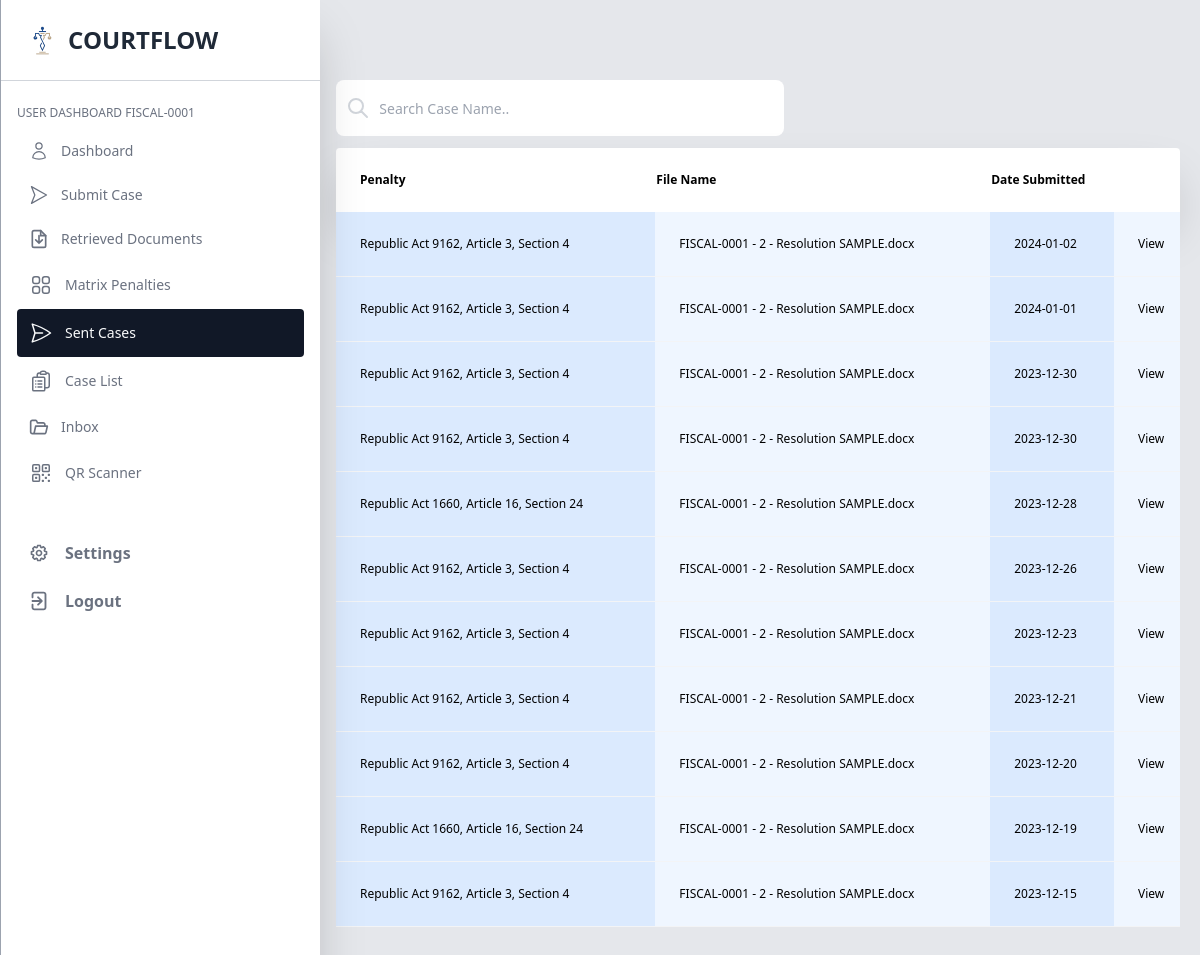
Screenshot of /src/pages/user/userSentCases.php (signed in) with the database file from the repository.
### tables this page shows
CREATE TABLE `v2_fiscal_submit_case` (
  `id` int(11) NOT NULL,
  `V1_CaseId` int(11) NOT NULL,
  `FromEmployee` varchar(50) NOT NULL,
  `Penalty` varchar(200) NOT NULL,
  `FileName` varchar(200) NOT NULL,
  `FileType` varchar(200) NOT NULL,
  `FileSize` int(11) NOT NULL,
  `FileData` blob NOT NULL,
  `DateSubmitted` date NOT NULL,
  `Accepted` tinyint(1) NOT NULL,
  `isReturn` tinyint(1) NOT NULL,
  `isReturnApproved` tinyint(1) NOT NULL,
  `Version` int(11) NOT NULL
);

### src/pages/user/userSentCases.php (the view, shortened to what this page needs)
<?php
include('../../connection/config.php');
$loggedInEmployeeId = $_SESSION['employeeId'] ?? '';
$FiscalSql = "SELECT * FROM v2_fiscal_submit_case ORDER BY id DESC";
$FiscalResult = $conn->query($FiscalSql);
$loggedInRole = $_SESSION['role'] ?? '';
$stmt = $conn->prepare("SELECT * FROM roles WHERE Role=?");
$stmt->bind_param("s", $loggedInRole);
$stmt->execute();
$result = $stmt->get_result();
$row = $result->fetch_assoc();
$SubmitCase = $row['SubmitCase'];
$RetrievedDocuments = $row['RetrievedDocuments'];
$MatrixPenalties = $row['MatrixPenalties'];
$SentCases = $row['SentCases'];
$Inbox = $row['Inbox'];
$CaseList = $row['CaseList'];
$QRScanner = $row['QRScanner'];
?>
<!DOCTYPE html>
<html lang="en">
<head>
    <link href="../../../dist/output.css" rel="stylesheet" />
    <script src="https://cdn.tailwindcss.com"></script>
</head>
<body class="bg-gray-200">
    <div class="hidden lg:block navbar-menu relative z-50">
        <nav class="fixed top-0 left-0 bottom-0 flex flex-col w-3/4 lg:w-80 sm:max-w-xs pt-6 pb-8 bg-white overflow-y-auto border-l border-gray-400 shadow-2xl">
            <div class="flex w-full items-center px-6 pb-6 mb-6 lg:border-b border-gray-300">
                <a class="text-xl text-white font-semibold" href="#">
                    <img class="h-8" src="../../images/CFLogo.png" alt="" width="auto">
                </a>
                <span class="text-2xl text-gray-800 ml-2 inline-block uppercase font-bold">CourtFlow</span>
            </div>
            <div class="px-4 pb-6">
                <?php if (!empty($loggedInRole)) : ?>
                    <h3 class="mb-2 text-xs uppercase text-gray-500 font-medium">User Dashboard <?php echo $loggedInEmployeeId; ?>
                    </h3>
                <?php endif; ?>
                <ul class="text-sm font-medium">
                    <li>
                        <a class="flex items-center pl-3 py-3 pr-2 text-gray-500 hover:bg-gray-700 hover:text-white transition duration-300 border-gray-500 rounded" href="userDashboard.php">
                            <span class="inline-block mr-3">
                            </span>
                            <span>Dashboard</span>
                        </a>
                    </li>
                    <li class="<?php echo ($SubmitCase === 0) ? 'hidden' : ''; ?>">
                        <a class="flex items-center pl-3 py-3 pr-2 text-gray-500 hover:bg-gray-700 hover:text-white transition duration-300 border-gray-500 rounded" href="userSubmitCase.php">
                            <span class="inline-block mr-3">
                                <svg class="w-5 h-5" xmlns="http://www.w3.org/2000/svg" fill="none" viewBox="0 0 24 24" stroke-width="1.5" stroke="currentColor">
                                    <path stroke-linecap="round" stroke-linejoin="round" d="M21 12L3 22l4-10-4-10 18 10z">
                                    </path>
                                    </svg>
                            </span>
                            <span>Submit Case</span>
                        </a>
                    </li>
                    <li class="<?php echo ($RetrievedDocuments === 0) ? 'hidden' : ''; ?>">
                        <a href="userRetrievedDocuments.php" class="flex items-center pl-3 py-3 pr-2 text-gray-500 hover:bg-gray-700 hover:text-white transition duration-300 border-gray-500 rounded">
                            <span class="inline-block mr-3">
                                <svg class="w-5 h-5" xmlns="http://www.w3.org/2000/svg" viewBox="0 0 24 24" fill="none" stroke="currentColor" stroke-width="2" stroke-linecap="round" stroke-linejo="round">
                                        <path d="M14 2H6a2 2 0 00-2 2v16a2 2 0 002 2h12a2 2 0 002-2V8l-6-6z"></path>
                                        <path d="M14 2v6h6"></path>
                                        <path d="M16 13l-4 4-4-4m4-5v9"></path>
                                        </svg>
                            </span>
                            <span>Retrieved Documents</span>
                        </a>
                    </li>
                    <li class="<?php echo ($MatrixPenalties === 0) ? 'hidden' : ''; ?>">
                        <a class="flex items-center pl-3 py-3 pr-2 text-gray-500 hover:bg-gray-700 hover:text-white transition duration-300 border-gray-500 rounded" href="userMatrixPenalties.php">
                            <span class="inline-block mr-3">
                            </span>
                            <span>Matrix Penalties</span>
                        </a>
                    </li>
                    <li class="<?php echo ($SentCases === 0) ? 'hidden' : ''; ?>">
                        <a class="flex items-center pl-3 py-3 pr-4 text-gray-50 bg-gray-900 rounded">
                            <span class="inline-block mr-3">
                                <svg xmlns="http://www.w3.org/2000/svg" fill="none" viewBox="0 0 24 24" stroke-width="1.5" stroke="currentColor" class="w-6 h-6">
                                        <path stroke-linecap="round" stroke-linejoin="round" d="M6 12 3.269 3.125A59.769 59.769 0 0 1 21.485 12 59.768 59.768 0 0 1 3.27 20.875L5.999 12Zm0 0h7.5" />
                                    </svg>
                            </span>
                            <span>Sent Cases</span>
                        </a>
                    </li>
                    <li class="<?php echo ($CaseList === 0) ? 'hidden' : ''; ?>">
                        <a class="flex items-center pl-3 py-3 pr-2 text-gray-500 hover:bg-gray-700 hover:text-white transition duration-300 border-gray-500 rounded" href="userCaseList.php">
                            <span class="inline-block mr-3">
                            </span>
                            <span>Case List</span>
                        </a>
                    </li>
                    <li class="<?php echo ($Inbox === 0) ? 'hidden' : ''; ?>">
                        <a class="flex items-center pl-3 py-3 pr-2 text-gray-500 hover:bg-gray-700 hover:text-white transition duration-300 border-gray-500 rounded" href="userInbox.php">
                            <span class="inline-block mr-3">
                            </span>
                            <span>Inbox</span>
                        </a>
                    </li>
                    <li class="<?php echo ($QRScanner === 0) ? 'hidden' : ''; ?>">
                        <a class="flex items-center pl-3 py-3 pr-2 text-gray-500 hover:bg-gray-700 hover:text-white transition duration-300 border-gray-500 rounded" href="userQRScanner.php">
                            <span class="inline-block mr-3">
                            </span>
                            <span>QR Scanner</span>
                        </a>
                    </li>
                </ul>
                <div class="pt-8">
                    <a class="flex items-center pl-3 py-3 pr-2 text-gray-500 hover:bg-gray-700 hover:text-white transition duration-300 border-gray-500 rounded" href="#">
                        <span class="inline-block mr-4">
                        </span>
                        <span class="font-semibold">Settings</span>
                    </a>
                    <form action="../../controller/logout.php" method="post">
                        <a class="flex items-center pl-3 py-3 pr-2 text-gray-500 hover:bg-gray-700 hover:text-white transition duration-300 border-gray-500 rounded">
                            <span class="inline-block mr-4">
                            </span>
                            <button type="submit" name="logout" class="font-semibold">Logout</button>
                        </a>
                    </form>
                </div>
            </div>
    </div>
    <?php if ($loggedInRole === "Fiscal") : ?>
        <div class="py-20 ml-40 mr-5 pl-44">
            <div class='max-w-md h-12 '>
                <div class="flex items-center w-full py-4 rounded-lg focus-within:shadow-lg bg-white overflow-hidden">
                    <div class="grid place-items-center h-full w-12 text-gray-300">
                        <svg xmlns="http://www.w3.org/2000/svg" class="h-6 w-6" fill="none" viewBox="0 0 24 24" stroke="currentColor">
                            <path stroke-linecap="round" stroke-linejoin="round" stroke-width="2" d="M21 21l-6-6m2-5a7 7 0 11-14 0 7 7 0 0114 0z" />
                        </svg>
                    </div>
                    <input class="peer h-full w-full outline-none text-sm text-gray-700 " type="text" id="search" placeholder="Search Case Name.." />
                </div>
            </div>
            <table class="mt-5 table-auto w-full bg-white rounded">
                <thead class="border-gray-500 shadow-2xl">
                    <tr>
                        <th class="pl-6 py-6">
                            <p class="flex items-center text-xs">Penalty</p>
                        </th>
                        <th>
                            <p class="flex items-center text-xs">File Name</p>
                        </th>
                        <th>
                            <p class="flex items-center text-xs">Date Submitted</p>
                        </th>
                    </tr>
                </thead>
                <tbody>
                    <?php
                    foreach ($FiscalResult as $FiscalCases) :
                    ?>
                        <tr class="text-xs bg-blue-50 border-b border-gray-100 edit-trigger">
                            <td class="pl-6 py-6 bg-blue-100"><?= $FiscalCases['Penalty']; ?></td>
                            <td class="pl-6 py-6 "><?= $FiscalCases['FileName']; ?></td>
                            <td class="pl-6 py-6 bg-blue-100"><?= $FiscalCases['DateSubmitted']; ?></td>
                            <td id="viewQR" class="pl-6 py-6">
                                <button type="button" class="FiscalQRButton" data-id="<?= $FiscalCases['id']; ?>" onclick="generateQRCodeAndOpenModal()">View</button>
                            </td>
                        </tr>
                    <?php endforeach; ?>
                </tbody>
            </table>
        </div>
    <?php endif; ?>
</body>
</html>

### rows the page displays
v2_fiscal_submit_case: Penalty "Republic Act 9162, Article 3, Section 4", FileName "FISCAL-0001 - 2 - Resolution SAMPLE.docx", DateSubmitted "2024-01-02"
v2_fiscal_submit_case: Penalty "Republic Act 9162, Article 3, Section 4", FileName "FISCAL-0001 - 2 - Resolution SAMPLE.docx", DateSubmitted "2024-01-01"
v2_fiscal_submit_case: Penalty "Republic Act 9162, Article 3, Section 4", FileName "FISCAL-0001 - 2 - Resolution SAMPLE.docx", DateSubmitted "2023-12-30"
v2_fiscal_submit_case: Penalty "Republic Act 9162, Article 3, Section 4", FileName "FISCAL-0001 - 2 - Resolution SAMPLE.docx", DateSubmitted "2023-12-30"
v2_fiscal_submit_case: Penalty "Republic Act 1660, Article 16, Section 24", FileName "FISCAL-0001 - 2 - Resolution SAMPLE.docx", DateSubmitted "2023-12-28"
v2_fiscal_submit_case: Penalty "Republic Act 9162, Article 3, Section 4", FileName "FISCAL-0001 - 2 - Resolution SAMPLE.docx", DateSubmitted "2023-12-26"
v2_fiscal_submit_case: Penalty "Republic Act 9162, Article 3, Section 4", FileName "FISCAL-0001 - 2 - Resolution SAMPLE.docx", DateSubmitted "2023-12-23"
v2_fiscal_submit_case: Penalty "Republic Act 9162, Article 3, Section 4", FileName "FISCAL-0001 - 2 - Resolution SAMPLE.docx", DateSubmitted "2023-12-21"
v2_fiscal_submit_case: Penalty "Republic Act 9162, Article 3, Section 4", FileName "FISCAL-0001 - 2 - Resolution SAMPLE.docx", DateSubmitted "2023-12-20"
v2_fiscal_submit_case: Penalty "Republic Act 1660, Article 16, Section 24", FileName "FISCAL-0001 - 2 - Resolution SAMPLE.docx", DateSubmitted "2023-12-19"
v2_fiscal_submit_case: Penalty "Republic Act 9162, Article 3, Section 4", FileName "FISCAL-0001 - 2 - Resolution SAMPLE.docx", DateSubmitted "2023-12-15"

### other values shown
$loggedInEmployeeId "FISCAL-0001"
